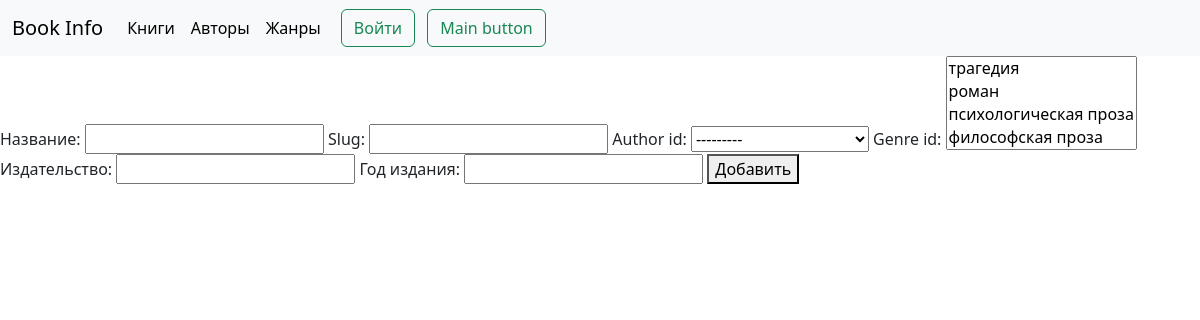
/book_create/, run on the app's committed database.
### book/models.py (models this page shows)
class Author(models.Model):
    author_id = models.AutoField(primary_key=True)
    name = models.CharField('Имя', max_length=255)
    surname = models.CharField('Фамилия', max_length=255)
    date_birth = models.DateField('Дата рождения', blank=True, null=True)
    slug = models.SlugField(
        max_length=255,
        unique=True,
        null=False,
        blank=False)
    def __str__(self):
        return (self.name + ' ' + self.surname)

class Genre(models.Model):
    genre_id = models.AutoField(primary_key=True)
    name = models.CharField('Жанр', max_length=255)
    def __str__(self):
        return self.name

### book/views.py (the view)
# urls.py: path('book_create/', views.BookCreate.as_view(), name='book_create'),
class BookCreate(TitleMixin, CreateView):
    model = models.Book
    template_name = 'book/book_create.html'
    form_class = forms.BookCreate
    success_url = reverse_lazy('book:book_list')

### book/forms.py
class BookCreate(forms.ModelForm):
    class Meta:
        model = models.Book
        fields = '__all__'

### book/views.py (called while the page is built)
    def get_title(self):
        return self.title

    def get_context_data(self, **kwargs):
        context = super().get_context_data(**kwargs)
        context['title'] = self.get_title()
        return context

### book/templates/book/book_create.html (shortened to what this page needs)
{% extends 'book/base.html'%}
{% block content %}
<form action="{% url 'book:book_create' %}" method="POST">
    {{ form.title.label_tag }}
    {{ form.title }}
    {{ form.slug.label_tag }}
    {{ form.slug }}
    {{ form.author_id.label_tag }}
    {{ form.author_id }}
    {{ form.genre_id.label_tag }}
    {{ form.genre_id }}
    {{ form.publishing_house.label_tag }}
    {{ form.publishing_house }}
    {{ form.year_publishing.label_tag }}
    {{ form.year_publishing }}
    <button type="submit">Добавить</button>
</form>
{% endblock %}

### data on the page
Author: author_id "---------"
Genre: genre_id "трагедия / роман / психологическая проза / философская проза"
